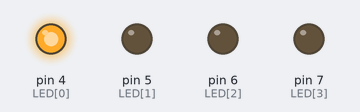
Recording of a sketch running on a simulated Arduino Uno, built with avr-gcc and run on an emulated ATmega328P. Parts: output pins drawn as LEDs (lit = HIGH).

Above: at 0.2 s.
At 1.2 s:
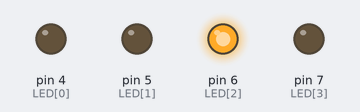
At 2.0 s:
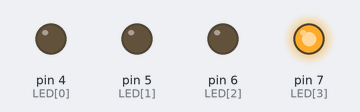
At 4.7 s:
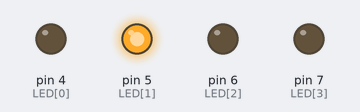
Timing chart, 0 to 5.2 s (numbered marks = the images above):
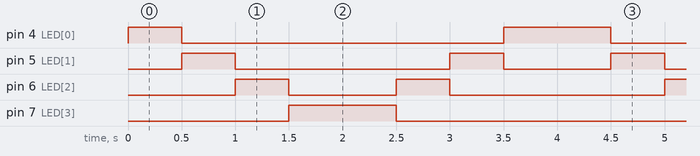

Measured:
- by itself, pin 4 (LED[0]): repeats every 4.0 s: LOW 3.0 s, HIGH 1.0 s
- by itself, pin 5 (LED[1]): repeats every 4.0 s: LOW 2.0 s, HIGH 0.50 s, LOW 1.0 s, HIGH 0.50 s
- by itself, pin 6 (LED[2]): repeats every 4.0 s: LOW 1.0 s, HIGH 0.50 s, LOW 2.0 s, HIGH 0.50 s
- by itself, pin 7 (LED[3]): alternates HIGH for 1.0 s and LOW for 3.0 s

The sketch:

1p2.ino
```cpp
int LED[] = {4,5,6,7};
int len = sizeof(LED)/sizeof(LED[0]);

void setup() {
  // put your setup code here, to run once:
  for(int i=0;i<len;i++){
    pinMode(LED[i], OUTPUT);
  }
}

void loop() {
  // put your main code here, to run repeatedly:
  for(int i=0;i<len;i++){
    digitalWrite(LED[i], HIGH);
    delay(500);
    digitalWrite(LED[i], LOW);
  }
  for(int i=len-1;i>=0;i--){
    digitalWrite(LED[i], HIGH);
    delay(500);
    digitalWrite(LED[i], LOW);
  }
}
```
